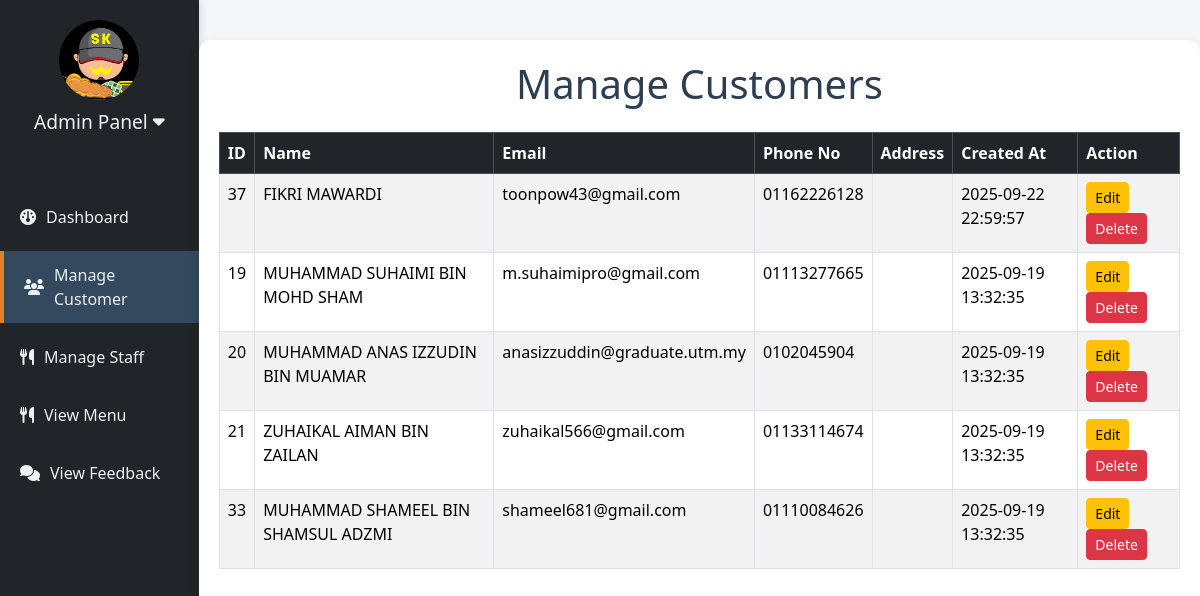
/admin/admincustomer.php (signed in), run on an earlier commit of the app's database.
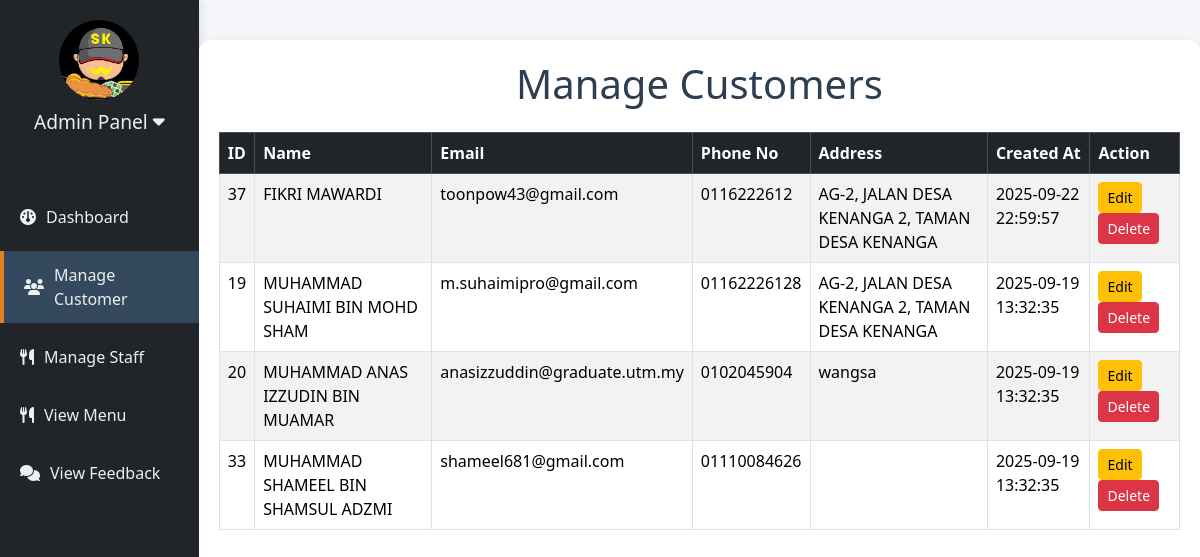
And on a later commit of the database.
### tables this page shows
CREATE TABLE `customer` (
  `customer_id` int(11) NOT NULL,
  `name` varchar(255) NOT NULL,
  `email` varchar(255) NOT NULL,
  `password` varchar(255) NOT NULL,
  `phone_no` varchar(20) DEFAULT NULL,
  `address` varchar(255) DEFAULT NULL,
  `customer_image` varchar(255) DEFAULT NULL,
  `reset_token` varchar(100) DEFAULT NULL,
  `reset_expires` datetime DEFAULT NULL,
  `reset_expiry` datetime DEFAULT NULL,
  `is_verified` tinyint(1) NOT NULL DEFAULT 0,
  `verify_token` varchar(64) DEFAULT NULL,
  `profile_image` varchar(255) DEFAULT NULL,
  `created_at` timestamp NOT NULL DEFAULT current_timestamp(),
  `last_logged_in` timestamp NULL DEFAULT NULL,
  `updated_at` timestamp NOT NULL DEFAULT current_timestamp() ON UPDATE current_timestamp()
);

### admin/admincustomer.php (the view, shortened to what this page needs)
<?php
require_once '../connect.php';
$result = $conn->query("SELECT * FROM customer ORDER BY created_at DESC");
?>
<!DOCTYPE html>
<html lang="en">
<head>
<link rel="stylesheet" href="https://cdn.jsdelivr.net/npm/bootstrap@5.3.2/dist/css/bootstrap.min.css">
  <link rel="stylesheet" href="https://cdnjs.cloudflare.com/ajax/libs/font-awesome/6.5.2/css/all.min.css">
<link rel="stylesheet" href="../CSS/admincustomer.css">
<link rel="stylesheet" href="../CSS/admin_menu.css">
<link rel="stylesheet" href="../CSS/admin_dashboard.css">
</head>
<body>
<div class="dashboard-wrapper">
    <aside class="sidebar">
        <div class="sidebar-header" id="adminDropdown">
            <img src="../image/LogoSataysebenarReal.png" alt="Logo">
            <h2>Admin Panel <i class="fa-solid fa-caret-down"></i></h2>
        </div>
        <ul class="sidebar-menu">
            <li><a href="admin_dashboard.php" ><i class="fa-solid fa-gauge"></i> Dashboard</a></li>
            <li><a href="admincustomer.php" class="active"><i class="fa-solid fa-users"></i> Manage Customer</a></li>
               <li><a href="adminstaff.php"><i class="fa-solid fa-utensils"></i> Manage Staff</a></li>
                      <li><a href="admin_menu.php"><i class="fa-solid fa-utensils"></i> View Menu</a></li>
            <li><a href="admin_viewfeedback.php"><i class="fa-solid fa-comments"></i> View Feedback</a></li>
        </ul>
    </aside>
<div class="container">
    <h1 class="mb-4">Manage Customers</h1>
    <table class="table table-bordered table-striped">
        <thead class="table-dark">
            <tr>
                <th>ID</th>
                <th>Name</th>
                <th>Email</th>
                <th>Phone No</th>
                <th>Address</th>
                <th>Created At</th>
                <th>Action</th>
            </tr>
        </thead>
        <tbody>
        <?php while ($row = $result->fetch_assoc()): ?>
            <tr>
                <td><?= $row['customer_id'] ?></td>
                <td><?= htmlspecialchars($row['name']) ?></td>
                <td><?= htmlspecialchars($row['email']) ?></td>
                <td><?= htmlspecialchars($row['phone_no']) ?></td>
                <td><?= htmlspecialchars($row['address']) ?></td>
                <td><?= $row['created_at'] ?></td>
                <td>
                    <button class="btn btn-sm btn-warning" data-bs-toggle="modal" data-bs-target="#editModal<?= $row['customer_id'] ?>">Edit</button>
                    <a href="?delete=<?= $row['customer_id'] ?>" class="btn btn-sm btn-danger" onclick="return confirm('Delete this customer?')">Delete</a>
                </td>
            </tr>
        <?php endwhile; ?>
        </tbody>
    </table>
</div>
</body>
</html>

What changed in the data, as far as the page shows it:
removed customer: customer_id "21", name "ZUHAIKAL AIMAN BIN ZAILAN", email "zuhaikal566@gmail.com", phone_no "01133114674", created_at "2025-09-19 13:32:35"
changed customer "FIKRI MAWARDI": phone_no "01162226128" → "0116222612"; address (not shown) → "AG-2, JALAN DESA KENANGA 2, TAMAN DESA KENANGA"
changed customer "MUHAMMAD SUHAIMI BIN MOHD SHAM": phone_no "01113277665" → "01162226128"; address (not shown) → "AG-2, JALAN DESA KENANGA 2, TAMAN DESA KENANGA"
changed customer "MUHAMMAD ANAS IZZUDIN BIN MUAMAR": address (not shown) → "wangsa"
